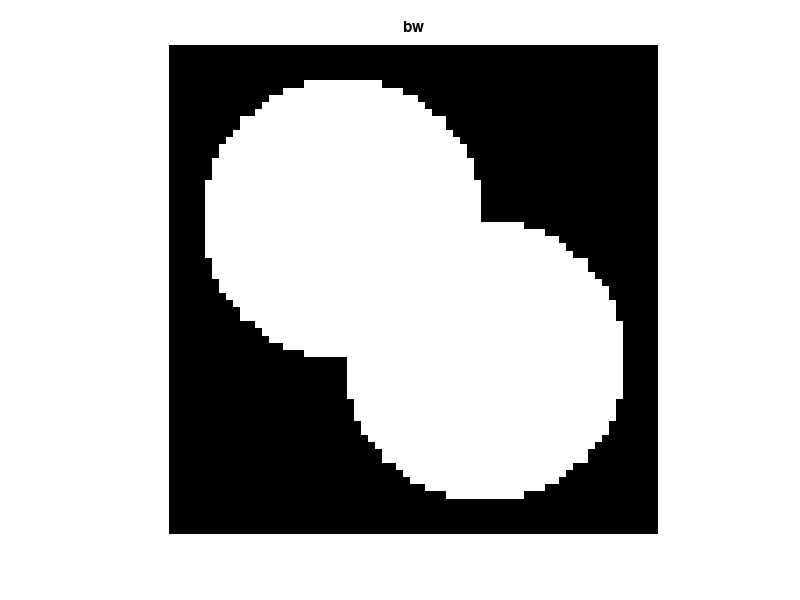
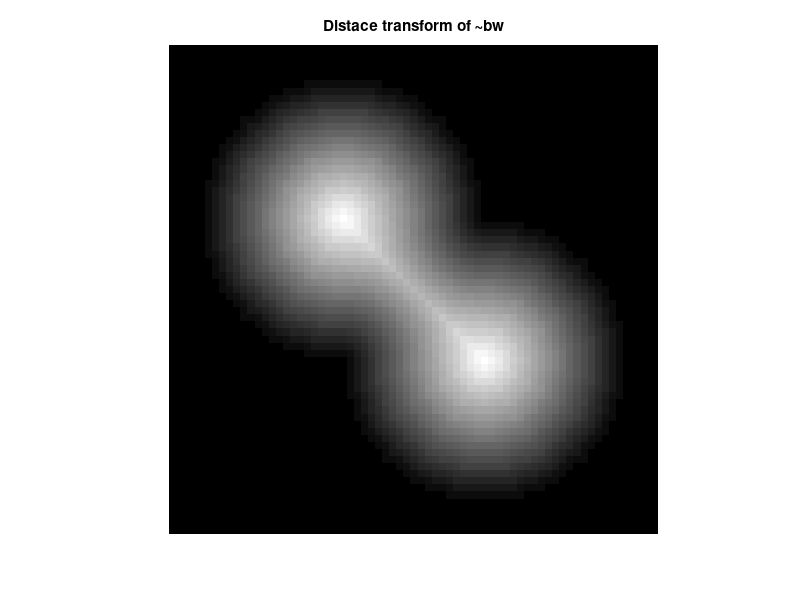
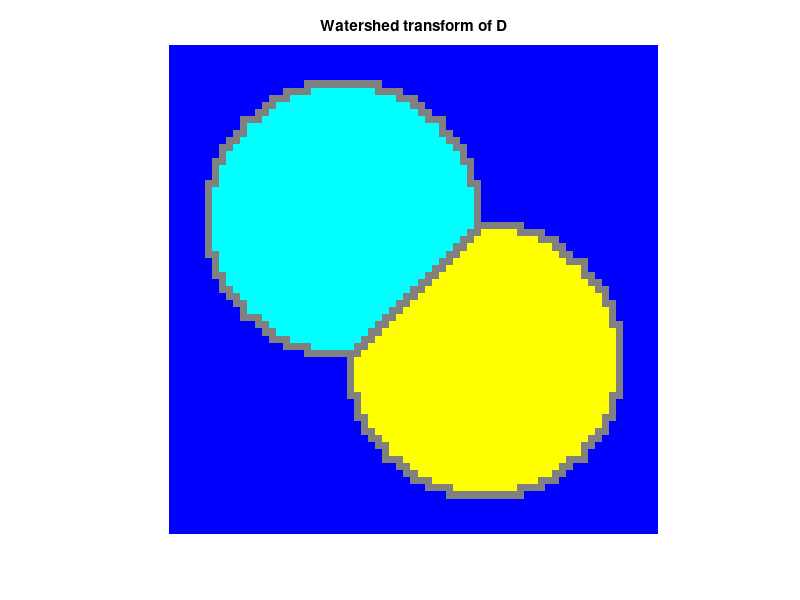

Reproduce these figures in MATLAB, in order.
% Analisa Watershed
% Kelompok 22 PSSM
% Kevin Darmawan (1806148744)
% Muhammad Miftah Faridh (1806148782)

% 1. binary image dengan 2 lingkaran
center1 = -10;                      
center2 = -center1;
dist = sqrt(2*(2* center1)^2);
radius = dist/2 * 1.4;
lims = [floor(center1-1.2*radius) ceil(center2+1.2*radius)];
[x,y] = meshgrid(lims(1):lims(2));
bw1 = sqrt((x-center1).^2 + (y-center1).^2) <= radius;
bw2 = sqrt((x-center2).^2 + (y-center2).^2) <= radius;
bw = bw1 | bw2;
figure(1),imshow(bw,'InitialMagnification','fit'),title('bw')
title('bw')

% 2. Menghitung distance transform komplemen binary image
D = bwdist(~bw);
figure(2),imshow(D, []),title('Distace transform of ~bw')


% 3. Komplemen distance transform dan mengubah pixel non objek => -lnf 
D = -D;
D(~bw) = -Inf;

% 4. Watershed transform dan label matrix (RGB image)
L = watershed(D);
rgb = label2rgb(L,'jet',[.5 .5 .5]);
figure(3),imshow(rgb,'InitialMagnification','fit'),title('Watershed transform of D')
